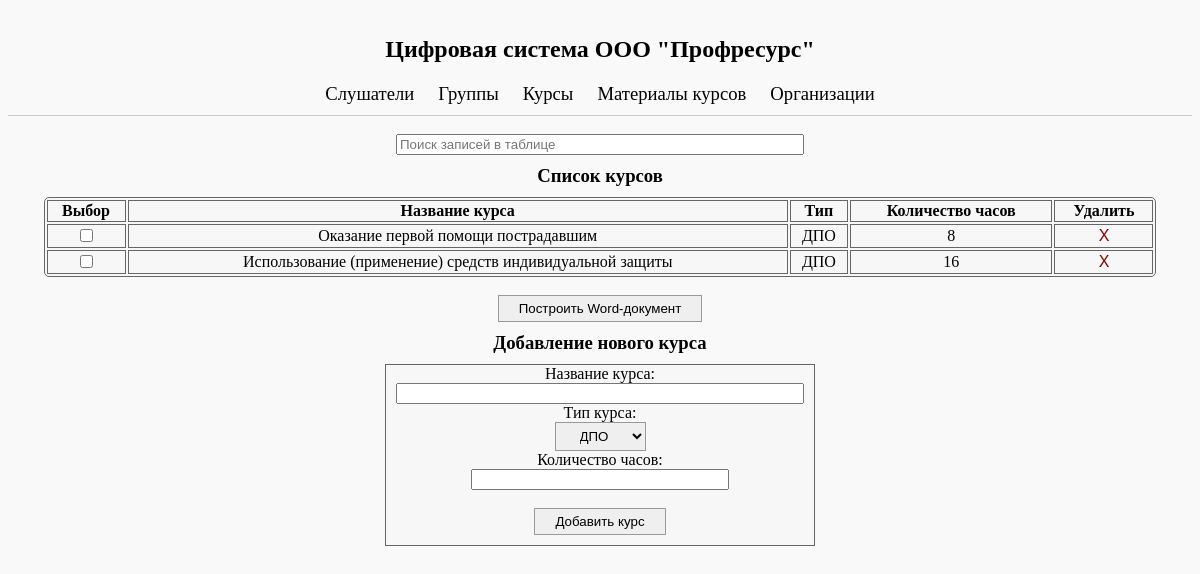
Page /courses/ on the committed database.
### main/models.py (models this page shows)
class Курсы(models.Model):
    Тип = models.ForeignKey(Типы_курсов, on_delete=models.CASCADE)
    Название = models.CharField(max_length=255)
    Объём_часов = models.IntegerField(blank=True, null=False, default=0)

class Типы_курсов(models.Model):
    Название = models.CharField(max_length=10, unique=True)

### main/views.py (the view, shortened to what this page needs)
# urls.py: path('courses/', views.курсы_view, name='course_list'),
def курсы_view(request):
    return render(request, 'main/CourseList.html', {
        'типы_курсов': Типы_курсов.objects.all(),
        'курсы': Курсы.objects.all(),
    })

### main/templates/main/CourseList.html (shortened to what this page needs)
{% extends 'main/MainMenu.html' %}
{% block content %}
    <h3>Список курсов</h3>
    <div>
        <table class="table" id="course-table">
            <thead>
                <tr>
                    <th>Выбор</th>
                    <th>Название курса</th>
                    <th>Тип</th>
                    <th>Количество часов</th>
                    <th>Удалить</th>
                </tr>
            </thead>
            <tbody>
                {% for курс in курсы %}
                    <tr data-id="{{ курс.id }}">
                        <td><input type="checkbox"></td>
                        <td>{{ курс.Название }}</td>
                        <td>{{ курс.Тип.Название }}</td>
                        <td>{{ курс.Объём_часов }}</td>
                        <td>
                            <form method="post" action="{% url 'delete_course' курс.id %}">
                                <button type="submit" class="delete-button" onclick="return confirm('Удалить эту запись?');">X</button>
                            </form>
                        </td>
                    </tr>
                 {% endfor %}
            </tbody>
        </table><br>
        <form method="post" action="{% url 'export_courses' %}">
            <button type="submit" name="Курсы_DOCX">Построить Word-документ</button>
        </form>
        <h3>Добавление нового курса</h3>
        <form class="account-form" method="post" action="{% url 'course_list' %}">
            <label>Название курса:</label><br>
            <input type="text" name="Название" style="width: 400px;" required><br>
            <label>Тип курса:</label><br>
            <select name="Тип">
                {% for тип in типы_курсов %}
                    <option value="{{ тип.id }}">{{ тип.Название }}</option>
                {% endfor %}
            </select><br>
            <label>Количество часов:</label><br>
            <input type="text" id="result" name="Объём_часов" min="1" max="1000"
                   pattern="[0-9]{1,2}|1000" title="Число от 1 до 1000" required><br>
            <br>
            <button type="submit" name="submit_course">Добавить курс</button>
        </form>
    </div>
{% endblock %}

### main/static/main/style.css (style rules this page uses)
body { font-family: "Calibri Light"; text-align: center; align-content: center; background-color: #f9f9f9; }
table { margin-left: 3%; width: 94%; border-radius: 5px; background-color: #f7f7f7; border: 1px solid #666666; }
th, td { border: 1px solid #666666; }
.account-form { background-color: #f7f7f7; display: inline-block; border: 1px solid #666666; padding-left: 10px; padding-bottom: 10px; padding-right: 10px; }
button, select { text-align: center; border: solid 1px; border-color: #999999; padding-left: 20px; padding-top: 5px; padding-bottom: 5px; padding-right: 20px; margin: 0; }
button, select:hover { cursor: pointer; }
.delete-button { background: none; border: none; color: darkred; cursor: pointer; font-size: 12pt; padding: 0; }
input[type="text"] { margin: 0; width: 250px; }
h2, h3, p { margin: 10px; }
label { margin: 0; }

### rows in the picture
Курсы: Название "Оказание первой помощи пострадавшим", Тип.Название "ДПО", Объём_часов "8"
Курсы: Название "Использование (применение) средств индивидуальной защиты", Тип.Название "ДПО", Объём_часов "16"

### other values in the picture
form field value "ДПО"
